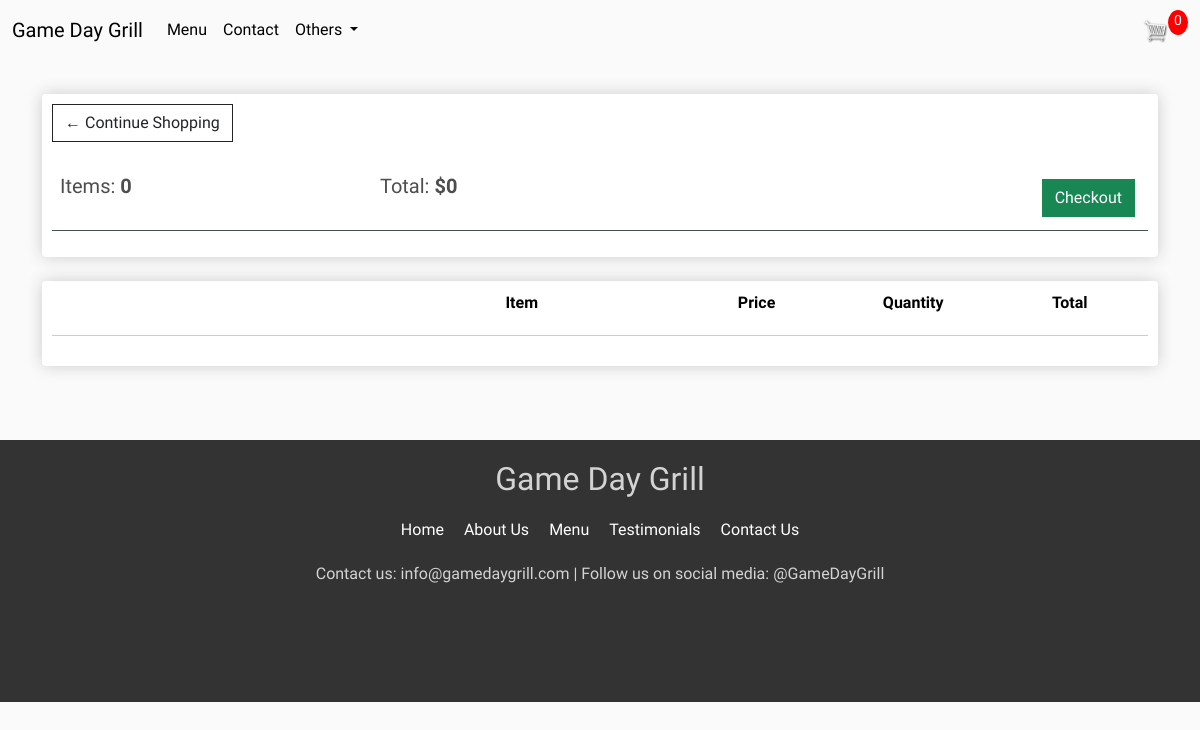
The app's page /cart/ (signed in), older data.
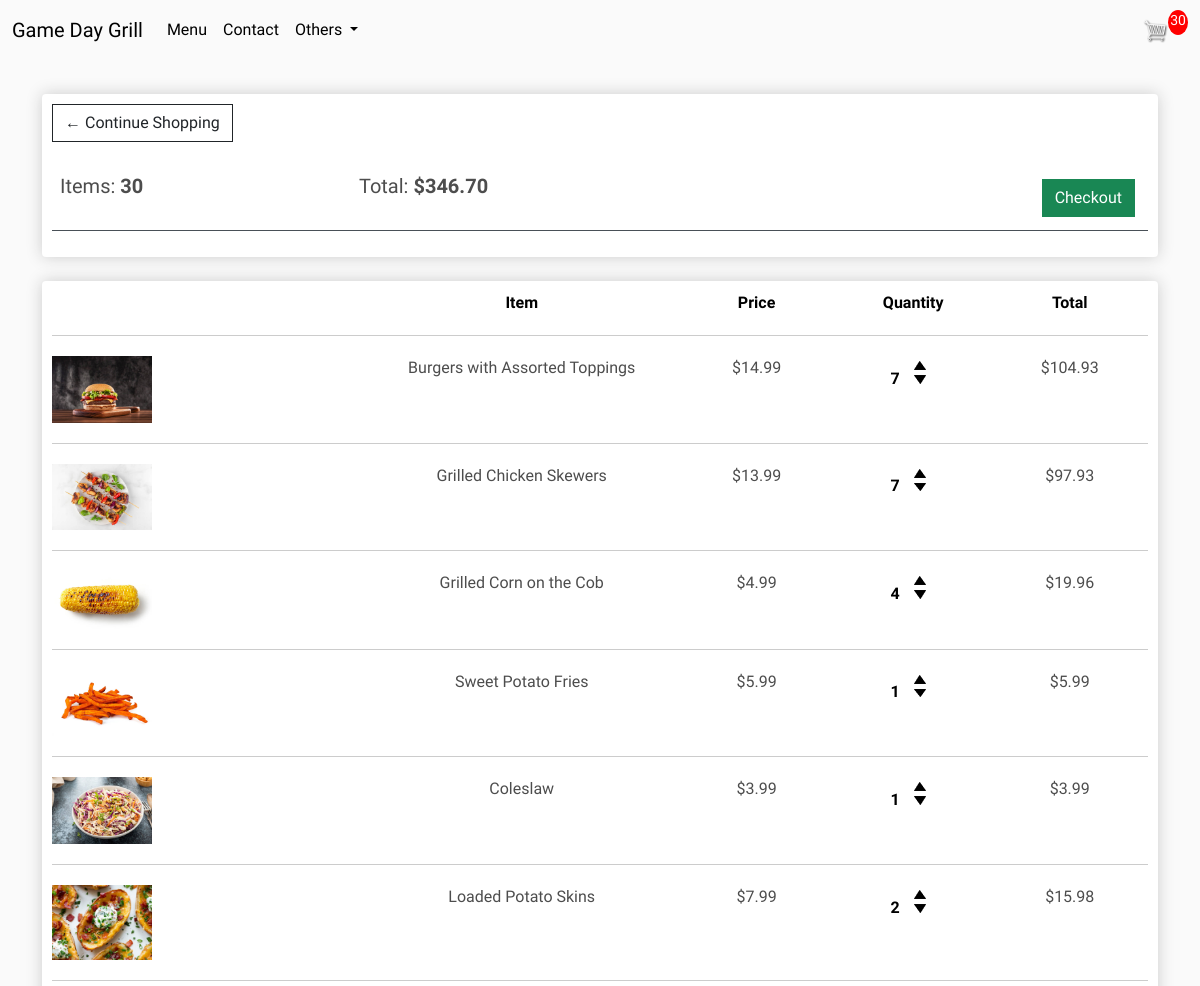
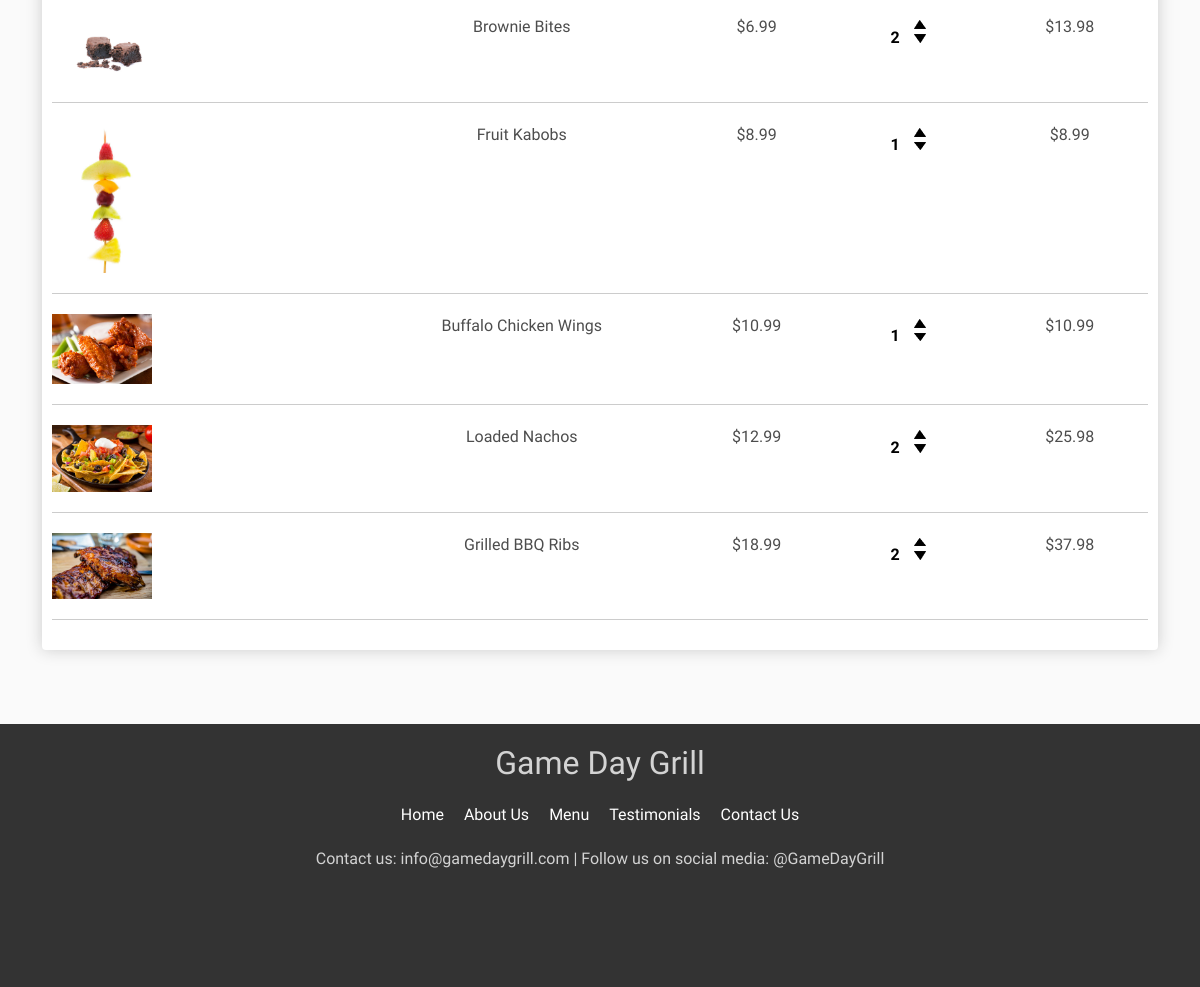
The same page, newer data (2 pictures, top to bottom).
### store/models.py (models this page shows, shortened)
class Order(models.Model):
    customer = models.ForeignKey(Customer, on_delete=models.SET_NULL, blank=True, null=True)
    date_ordered = models.DateTimeField(auto_now_add=True)
    complete = models.BooleanField(default=False)
    transaction_id = models.CharField(max_length=100, null=True)
    @property
    def get_cart_total(self):
        orderitems = self.orderitem_set.all()
        total = sum([item.get_total for item in orderitems])
        return total
    @property
    def get_cart_items(self):
        orderitems = self.orderitem_set.all()
        total = sum([item.quantity for item in orderitems])
        return total

class OrderItem(models.Model):
    product = models.ForeignKey(Product, on_delete=models.SET_NULL, blank=True, null=True)
    order = models.ForeignKey(Order, on_delete=models.SET_NULL, null=True)
    quantity = models.IntegerField(default=0, null=True, blank=True)
    date_added = models.DateTimeField(auto_now_add=True)
    @property
    def get_total(self):
        total = self.product.price * self.quantity
        return total

class Product(models.Model):
    name = models.CharField(max_length=100, null=True)
    price = models.DecimalField(max_digits=7, decimal_places=2)
    type = models.CharField(max_length=2, choices=PRODUCT_TYPES, null=True)
    image = models.ImageField(null=True, blank=True)
    description = models.CharField(max_length=1000, null=True, blank=True)
    @property
    def imageURL(self):
        try:
            url = self.image.url
        except:
            url = ''
        return url

### store/views.py (the view)
# urls.py: path('cart/', views.cart, name='cart'),
def cart(request):
    data = cartData(request)
    cartItems = data['cartItems']
    order = data['order']
    items = data['items']
    context = {'items': items, 'order': order, 'cartItems': cartItems}
    return render(request, 'store/cart.html', context)

### store/utils.py (called while the page is built)
def cartData(request):
    if request.user.is_authenticated:
        customer = request.user.customer
        order, created = Order.objects.get_or_create(customer=customer, complete=False)
        items = order.orderitem_set.all()
        cartItems = order.get_cart_items
    else:
        cookieData = cookieCart(request)
        cartItems = cookieData['cartItems']
        order = cookieData['order']
        items = cookieData['items']
    return {'cartItems':cartItems, 'order':order, 'items':items}

### store/templates/store/cart.html (shortened to what this page needs)
{% extends 'store/main.html' %}
{% load static %}
{% block center %}
	<div class="row">
		<div class="col-lg-12">
			<div class="box-element">
				<a  class="btn btn-outline-dark" href="{% url 'store' %}">&#x2190; Continue Shopping</a>
				<br>
				<br>
				<table class="table">
					<tr>
						<th><h5>Items: <strong>{{ order.get_cart_items }}</strong></h5></th>
						<th><h5>Total:<strong> ${{ order.get_cart_total }}</strong></h5></th>
						<th>
							<a  style="float:right; margin:5px;" class="btn btn-success" href="{% url 'checkout' %}">Checkout</a>
						</th>
					</tr>
				</table>
			</div>
			<br>
			<div class="box-element">
				<div class="cart-row">
					<div style="flex:2"></div>
					<div style="flex:2; color: black; text-align: center;"><strong>Item</strong></div>
					<div style="flex:1; color: black; text-align: center;"><strong>Price</strong></div>
					<div style="flex:1; color: black; text-align: center;"><strong>Quantity</strong></div>
					<div style="flex:1; color: black; text-align: center;"><strong>Total</strong></div>
				</div>
				{% for item in items %}
					<div class="cart-row">
						<div style="flex:2"><img class="row-image" src="{{ item.product.imageURL }}"></div>
						<div style="flex:2; text-align: center;"><p>{{ item.product.name }}</p></div>
						<div style="flex:1; color: black;"><p>${{ item.product.price|floatformat:2 }}</p></div>
						<div style="flex:1; text-align: center;">
							<p class="quantity" style="color: black;">{{ item.quantity }}</p>
							<div class="quantity">
								<img data-product="{{ item.product.id }}" data-action="add" class="chg-quantity update-cart" src="{% static  'images/arrow-up.png' %}">
								<img data-product="{{ item.product.id }}" data-action="remove" class="chg-quantity update-cart" src="{% static  'images/arrow-down.png' %}">
							</div>
						</div>
						<div style="flex:1; color: black;"><p>${{ item.get_total }}</p></div>
					</div>
				{% endfor %}
			</div>
		</div>
	</div>
{% endblock center %}

### store/templates/store/main.html (shortened to what this page needs)
<!DOCTYPE html>
{% load static %}
<html lang="en" data-bs-theme="dark">
<head>
    <link href="https://cdn.jsdelivr.net/npm/bootstrap@5.3.2/dist/css/bootstrap.min.css" rel="stylesheet">
    <link rel="stylesheet" type="text/css" href="{% static 'css/main.css' %}">
</head>
<body>
    <nav class="navbar navbar-expand-lg navbar-light">
        <div class="container-fluid">
            <a class="navbar-brand" href="{% url 'home' %}" style="color: black;">Game Day Grill</a>
            <div class="collapse navbar-collapse" id="navbarSupportedContent">
                <ul class="navbar-nav me-auto mb-2 mb-lg-0">
                    <li class="nav-item">
                        <a class="nav-link active" aria-current="page" href="{% url 'store' %}" style="color: black;">Menu</a>
                    </li>
                    <li class="nav-item">
                        <a class="nav-link active" aria-current="page" href="{% url 'contact' %}" style="color: black;">Contact</a>
                    </li>
                    <li class="nav-item dropdown">
                        <a class="nav-link dropdown-toggle" href="#" role="button" data-bs-toggle="dropdown" aria-expanded="false" style="color: black;">
                            Others
                        </a>
                    </li>
                </ul>
                <div class="form-inline my-2 my-lg-0 d-flex align-items-center">
                    <a href="{% url 'cart' %}">
                        <img id="cart-icon" src="{% static 'images/cart.png' %}">
                    </a>
                    <p id="cart-total">{{ cartItems }}</p>
                </div>
            </div>
        </div>
    </nav>
    <div class="container">
        <br>
        {% block center %}
        {% endblock center %}
    </div>
    <div class="container-fluid">
        <br>
    </div>
    <footer>
        <div class="footer-content">
            <h3 style="color: lightgrey;">Game Day Grill</h3>
            <ul>
                <li><a href="{% url 'home' %}">Home</a></li>
                <li><a href="{% url 'home' %}">About Us</a></li>
                <li><a href="{% url 'store' %}">Menu</a></li>
                <li><a href="{% url 'home' %}">Testimonials</a></li>
                <li><a href="{% url 'contact' %}">Contact Us</a></li>
            </ul>
            <p style="color: lightgrey;">Contact us: info@gamedaygrill.com | Follow us on social media: @GameDayGrill</p>
        </div>
    </footer>
</body>
</html>

### static/css/main.css (style rules this page uses)
body { background-color: hsl(0, 0%, 98%); font-family: 'Bubblegum Sans', sans-serif; }
h1,h2,h3,h4,h5,h6, p { color:hsl(0, 0%, 30%); font-family: 'Bubblegum Sans', sans-serif; }
.box-element { box-shadow:hsl(0, 0%, 80%) 0 0 16px; background-color: #fff; border-radius: 4px; padding: 10px; }
#cart-icon { width:25px; display: inline-block; margin-left: 15px; }
#cart-total { display: block; text-align: center; color:#fff; background-color: red; width: 20px; height: 25px; border-radius: 50%; font-size: 14px; }
.col-lg-4, .col-lg-6, .col-lg-8, .col-lg-12 { margin-top: 10px; }
.btn { border-radius: 0; }
.row-image { width: 100px; }
.cart-row { display: flex; align-items: flex-stretch; padding-bottom: 10px; margin-bottom: 10px; border-bottom: 1px solid #ececec; }
.quantity { display: inline-block; font-weight: 700; padding-right:10px; }
.chg-quantity { width: 12px; cursor: pointer; display: block; margin-top: 5px; transition:.1s; }
p { text-align: center; }
.nav-link { color: black !important; transition: background-color 0.5s ease-in-out, color 0.5s ease-in-out; border-radius: 5px; padding: 10px; }

### store/templates/store/main.html (style rules this page uses)
footer { background-color: #333; color: #fff; padding: 20px; padding-bottom: 100px; margin-top: 50px; text-align: center; }
.footer-content { max-width: 1200px; margin: 0 auto; justify-content: center; align-items: center; }
.footer-content h3 { font-size: 2em; margin-bottom: 20px; }
.footer-content ul { list-style-type: none; padding: 0; display: flex; justify-content: center; margin-bottom: 20px; }
.footer-content ul li { margin: 0 10px; }
.footer-content ul li a { color: #fff; text-decoration: none; }
.footer-content ul li a { color: white; text-decoration: none; transition: color 0.3s ease-in-out; }

### store/templates/store/cart.html (style rules this page uses)
.cart-row { border-bottom: 1px solid #ccc; margin-bottom: 20px; padding-bottom: 20px; }
table, tr, th, td { background-color: white !important; }

Row changes from the older to the newer data that the page shows:
changed Order: get_cart_items "0" → "30"; get_cart_total "0" → "346.70"
added OrderItem: product.imageURL (picture), product.name "Burgers with Assorted Toppings", product.price "14.99", quantity "7", get_total "104.93"
added OrderItem: product.imageURL (picture), product.name "Grilled Chicken Skewers", product.price "13.99", quantity "7", get_total "97.93"
added OrderItem: product.imageURL (picture), product.name "Grilled Corn on the Cob", product.price "4.99", quantity "4", get_total "19.96"
added OrderItem: product.imageURL (picture), product.name "Sweet Potato Fries", product.price "5.99", quantity "1", get_total "5.99"
added OrderItem: product.imageURL (picture), product.name "Coleslaw", product.price "3.99", quantity "1", get_total "3.99"
added OrderItem: product.imageURL (picture), product.name "Loaded Potato Skins", product.price "7.99", quantity "2", get_total "15.98"
added OrderItem: product.imageURL (picture), product.name "Brownie Bites", product.price "6.99", quantity "2", get_total "13.98"
added OrderItem: product.imageURL (picture), product.name "Fruit Kabobs", product.price "8.99", quantity "1", get_total "8.99"
added OrderItem: product.imageURL (picture), product.name "Buffalo Chicken Wings", product.price "10.99", quantity "1", get_total "10.99"
added OrderItem: product.imageURL (picture), product.name "Loaded Nachos", product.price "12.99", quantity "2", get_total "25.98"
added OrderItem: product.imageURL (picture), product.name "Grilled BBQ Ribs", product.price "18.99", quantity "2", get_total "37.98"
Text that changed along with them:
{{ cartItems }}: "0" → "30"
